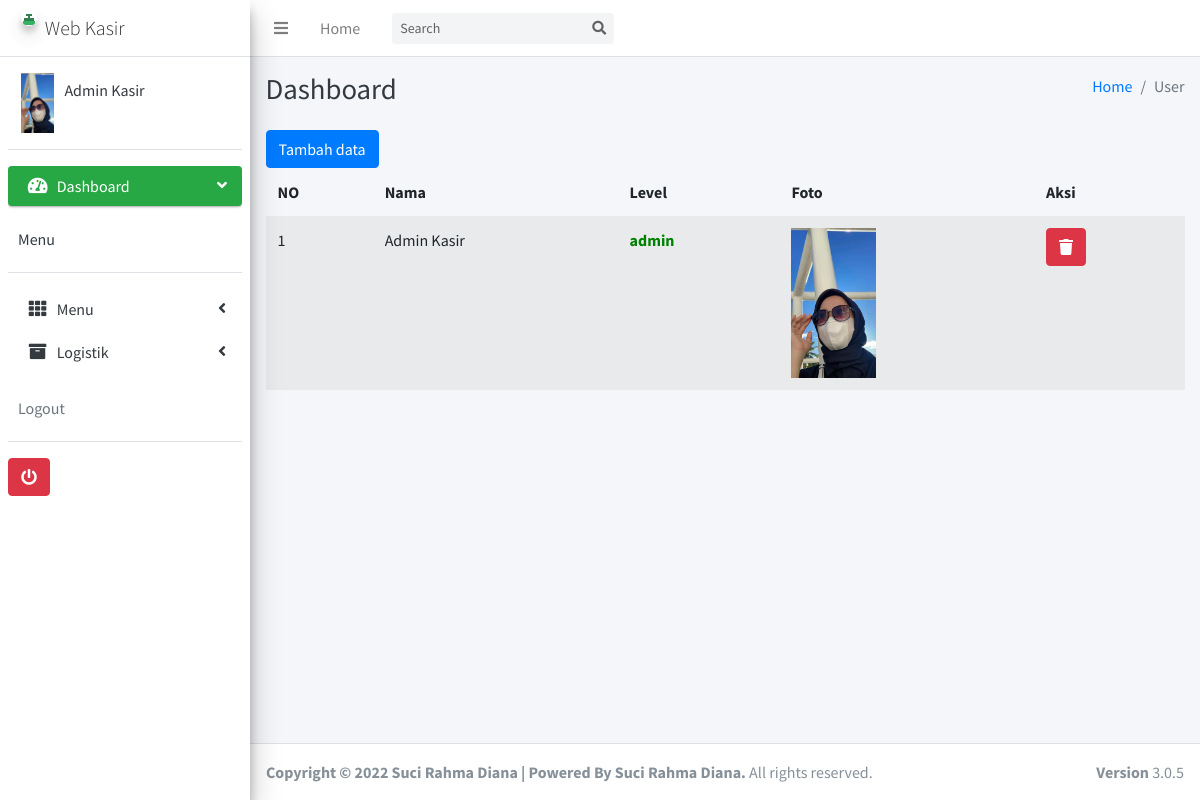
Screenshot of /admin/index.php?m=admin&s=title (signed in) with the database file from the repository.
### tables this page shows
CREATE TABLE `tb_user` (
  `id` int(11) NOT NULL,
  `username` text NOT NULL,
  `password` text NOT NULL,
  `nama` text NOT NULL,
  `level` text NOT NULL,
  `foto` varchar(255) NOT NULL
);

### admin/fungsi/fungsi.php (called while the page is built, shortened)
<?php
$koneksi = mysqli_connect('localhost', 'root', '', 'web-kasir');
function summon_admin()
{
	global $koneksi;
	$id = $_SESSION['idkaskit'];
	return mysqli_query($koneksi, "SELECT * FROM tb_user WHERE id ='$id'");
}
function select_user()
{
	global $koneksi;
	if (isset($_POST['go'])) {
		$cari = $_POST['cari'];
		return mysqli_query($koneksi, "SELECT * FROM tb_user WHERE nama LIKE '%".$cari."%'");
	}else{
		return mysqli_query($koneksi, "SELECT * FROM tb_user");
	}
}
function url()
{
	return $url = "//localhost/web-kasir/vendors/";
}
 ?>

### admin/modul/admin/title.php (the view, shortened to what this page needs)
<?php include 'comp/header.php'; ?>
  <div class="content-wrapper">
    <div class="content-header">
      <div class="container-fluid">
        <div class="row mb-2">
          <div class="col-sm-6">
            <h1 class="m-0 text-dark">Dashboard</h1>
          </div>
          <div class="col-sm-6">
            <ol class="breadcrumb float-sm-right">
              <li class="breadcrumb-item"><a href="#">Home</a></li>
              <li class="breadcrumb-item active">User</li>
            </ol>
          </div>
        </div>
      </div>
    </div>
    <section class="content">
      <div class="container-fluid">
        <div class="row">
        	<div class="col-sm-12">
        		<div class="well">
        			<button type="button" class="btn btn-primary" data-toggle="modal" data-target="#exampleModalCenter">
					  Tambah data
					</button>
        		</div>
        	</div>
        </div>
       <div class="row">
        <div class="col-sm-12">
          <div class="well">
             <div class="table-responsive table--no-card m-b-30">
                <table class="table table-borderless table-striped table-earning">
                  <thead>
                    <tr>
                        <th>NO</th>
                        <th>Nama</th>
                        <th>Level</th>
                        <th>Foto</th>
                        <th>Aksi</th>
                    </tr>
                  </thead>
                <tbody>
                    <?php
                      $i = 1;
                      foreach (select_user() as $adm):
                     ?>
                          <tr>
                              <td><?= $i++;?></td>
                              <td><?=  $adm['nama'];?></td>
                              <td><?php if ($adm['level']=="admin") {
                              	echo '<b><p style="color: green;">admin</p></b>';
                              }else if($adm['level']=="kasir"){
                              	echo '<b><p style="color: blue;">kasir</p></b>';
                              }elseif ($adm['level']=="logistik") {
                                echo '<b><p style="color: orange;">logistik</p></b>';
                              }
                              ?>
                              </td>
                              <td>
                              	<?php
                              	if ($adm['foto']!='') {
                              		echo '<img src="img/'.$adm['foto'].'" height="150">';
                              	}else{
                              		echo '<img src="img/user_logo.png" height="150">';
                              	}
                              	 ?>
                              </td>
                              <td>
                              <div data-toggle="modal" data-target="#hapus-admin<?= $adm['id'] ?>">
                              <button type="button" class="btn btn-danger datapotensi" data-toggle="tooltip" title="Hapus">
                              <i class="fa fa-trash"></i>
                              </button>
                              </div>
                    <br>
                              </td>
                              </tr>
                              <?php endforeach; ?>
                </tbody>
                    </table>
                        </div>
          </div>
        </div>
      </div>
          </section>
           </div>
<?php include 'comp/footer.php'; ?>

### admin/comp/header.php (shortened to what this page needs)
<?php require 'fungsi/fungsi.php'; ?>
<?php foreach (summon_admin() as $key): ?>
<!DOCTYPE html>
<html>
<head>
  <link rel="stylesheet" href="<?= url() ?>plugins/fontawesome-free/css/all.min.css">
  <link rel="stylesheet" href="https://code.ionicframework.com/ionicons/2.0.1/css/ionicons.min.css">
  <link rel="stylesheet" href="<?= url() ?>plugins/tempusdominus-bootstrap-4/css/tempusdominus-bootstrap-4.min.css">
  <link rel="stylesheet" href="<?= url() ?>plugins/icheck-bootstrap/icheck-bootstrap.min.css">
  <link rel="stylesheet" href="<?= url() ?>plugins/jqvmap/jqvmap.min.css">
  <link rel="stylesheet" href="<?= url() ?>dist/css/adminlte.min.css">
  <link rel="stylesheet" href="<?= url() ?>plugins/overlayScrollbars/css/OverlayScrollbars.min.css">
  <link rel="stylesheet" href="<?= url() ?>plugins/daterangepicker/daterangepicker.css">
  <link rel="stylesheet" href="<?= url() ?>plugins/summernote/summernote-bs4.css">
</head>
<body class="hold-transition sidebar-mini layout-fixed">
<div class="wrapper">
  <nav class="main-header navbar navbar-expand navbar-white navbar-light">
    <ul class="navbar-nav">
      <li class="nav-item">
        <a class="nav-link" data-widget="pushmenu" href="#" role="button"><i class="fas fa-bars"></i></a>
      </li>
      <li class="nav-item d-none d-sm-inline-block">
        <a href="index.php" class="nav-link">Home</a>
      </li>
    </ul>
    <form action="" method="POST" class="form-inline ml-3">
      <div class="input-group input-group-sm">
        <input class="form-control form-control-navbar" type="search" name="cari" placeholder="Search" aria-label="Search">
        <div class="input-group-append">
          <button class="btn btn-navbar" name="go" type="submit">
            <i class="fas fa-search"></i>
          </button>
        </div>
      </div>
    </form>
  </nav>
  <aside class="main-sidebar sidebar-light-success elevation-4">
    <a href="index.php" class="brand-link">
      <img src="<?= url()?>img/logo_kasir_kita.png" alt="AdminLTE Logo" class="brand-image img-circle elevation-3"
           style="opacity: .8">
      <span class="brand-text font-weight-light">Web Kasir</span>
    </a>
    <div class="sidebar">
      <div class="user-panel mt-3 pb-3 mb-3 d-flex">
        <div class="image">
          <?php
          if ($key['foto']!= '') {
                        echo '<img src="img/'.$key['foto'].'" height="150">';
                      }else{
                        echo '<img src="img/user_logo.png" height="150">';
                      }
           ?>
        </div>
        <div class="info">
          <a href="index.php?m=admin&s=detail" class="d-block" ><?= $key['nama'];?></a>
        </div>
      </div>
      <nav class="mt-2">
        <ul class="nav nav-pills nav-sidebar flex-column" data-widget="treeview" role="menu" data-accordion="false">
          <li class="nav-item has-treeview menu-open">
            <a href="index.php" class="nav-link active">
              <i class="nav-icon fas fa-tachometer-alt"></i>
              <p>
                Dashboard
                <i class="right fas fa-angle-left"></i>
              </p>
            </a>
          <div class="user-panel mt-3 pb-3 mb-3 d-flex">
        <div class="info">
          <a href="#" class="d-block">Menu</a>
        </div>
      </div>
          </li>
          <li class="nav-item has-treeview">
            <a href="#" class="nav-link">
              <i class="nav-icon fas fa-th"></i>
              <p>
                Menu
                <i class="fas fa-angle-left right"></i>
              </p>
            </a>
          </li>
          <li class="nav-item has-treeview">
            <a href="#" class="nav-link">
              <i class="nav-icon fa fa-archive"></i>
              <p>
                Logistik
                <i class="fas fa-angle-left right"></i>
              </p>
            </a>
          </li>
          <div class="user-panel mt-3 pb-3 mb-3 d-flex">
        <div class="info">
          <span class="d-block text-gray">Logout</span>
        </div>
      </div>
      <a href="logout.php"><button class="btn btn-danger"><i class="fa fa-power-off" aria-hidden="true"></i></button></a>
        </ul>
      </nav>
    </div>
  </aside>
  <?php endforeach; ?>

### rows the page displays
tb_user: foto (picture), nama "Admin Kasir", level "admin"
